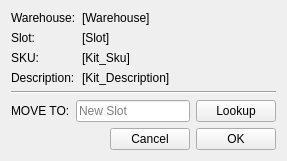
<?xml version="1.0" encoding="UTF-8"?>
<ui version="4.0">
 <class>MoveDialog</class>
 <widget class="QDialog" name="MoveDialog">
  <property name="geometry">
   <rect>
    <x>0</x>
    <y>0</y>
    <width>287</width>
    <height>159</height>
   </rect>
  </property>
  <property name="windowTitle">
   <string>Move Product</string>
  </property>
  <layout class="QGridLayout" name="gridLayout">
   <item row="1" column="0" rowspan="2" colspan="3">
    <widget class="Line" name="line">
     <property name="orientation">
      <enum>Qt::Horizontal</enum>
     </property>
    </widget>
   </item>
   <item row="3" column="0">
    <widget class="QLabel" name="label_move_to">
     <property name="text">
      <string>MOVE TO:</string>
     </property>
     <property name="buddy">
      <cstring>lineEdit_new_slot</cstring>
     </property>
    </widget>
   </item>
   <item row="3" column="1">
    <widget class="QLineEdit" name="lineEdit_new_slot">
     <property name="placeholderText">
      <string>New Slot</string>
     </property>
     <property name="clearButtonEnabled">
      <bool>true</bool>
     </property>
    </widget>
   </item>
   <item row="4" column="0" colspan="3">
    <layout class="QHBoxLayout" name="horizontalLayout">
     <item>
      <spacer name="horizontalSpacer">
       <property name="orientation">
        <enum>Qt::Horizontal</enum>
       </property>
       <property name="sizeHint" stdset="0">
        <size>
         <width>40</width>
         <height>20</height>
        </size>
       </property>
      </spacer>
     </item>
     <item>
      <widget class="QPushButton" name="pushButton_cancel">
       <property name="text">
        <string>Cancel</string>
       </property>
       <property name="autoDefault">
        <bool>false</bool>
       </property>
      </widget>
     </item>
     <item>
      <widget class="QPushButton" name="pushButton_ok">
       <property name="text">
        <string>OK</string>
       </property>
       <property name="autoDefault">
        <bool>false</bool>
       </property>
      </widget>
     </item>
    </layout>
   </item>
   <item row="0" column="0" colspan="3">
    <layout class="QFormLayout" name="formLayout">
     <item row="0" column="0">
      <widget class="QLabel" name="label_warehouse">
       <property name="text">
        <string>Warehouse:</string>
       </property>
      </widget>
     </item>
     <item row="0" column="1">
      <widget class="QLabel" name="label_warehouse_id">
       <property name="text">
        <string>[Warehouse]</string>
       </property>
      </widget>
     </item>
     <item row="1" column="0">
      <widget class="QLabel" name="label_slot">
       <property name="text">
        <string>Slot:</string>
       </property>
      </widget>
     </item>
     <item row="1" column="1">
      <widget class="QLabel" name="label_slot_id">
       <property name="text">
        <string>[Slot]</string>
       </property>
      </widget>
     </item>
     <item row="2" column="0">
      <widget class="QLabel" name="label_sku">
       <property name="text">
        <string>SKU:</string>
       </property>
      </widget>
     </item>
     <item row="2" column="1">
      <widget class="QLabel" name="label_sku_id">
       <property name="text">
        <string>[Kit_Sku]</string>
       </property>
      </widget>
     </item>
     <item row="3" column="0">
      <widget class="QLabel" name="label">
       <property name="text">
        <string>Description:</string>
       </property>
      </widget>
     </item>
     <item row="3" column="1">
      <widget class="QLabel" name="label_description_id">
       <property name="text">
        <string>[Kit_Description]</string>
       </property>
      </widget>
     </item>
    </layout>
   </item>
   <item row="3" column="2">
    <widget class="QPushButton" name="pushButton_lookup">
     <property name="text">
      <string>Lookup</string>
     </property>
     <property name="autoDefault">
      <bool>false</bool>
     </property>
    </widget>
   </item>
  </layout>
 </widget>
 <tabstops>
  <tabstop>lineEdit_new_slot</tabstop>
  <tabstop>pushButton_lookup</tabstop>
  <tabstop>pushButton_cancel</tabstop>
  <tabstop>pushButton_ok</tabstop>
 </tabstops>
 <resources/>
 <connections/>
</ui>
